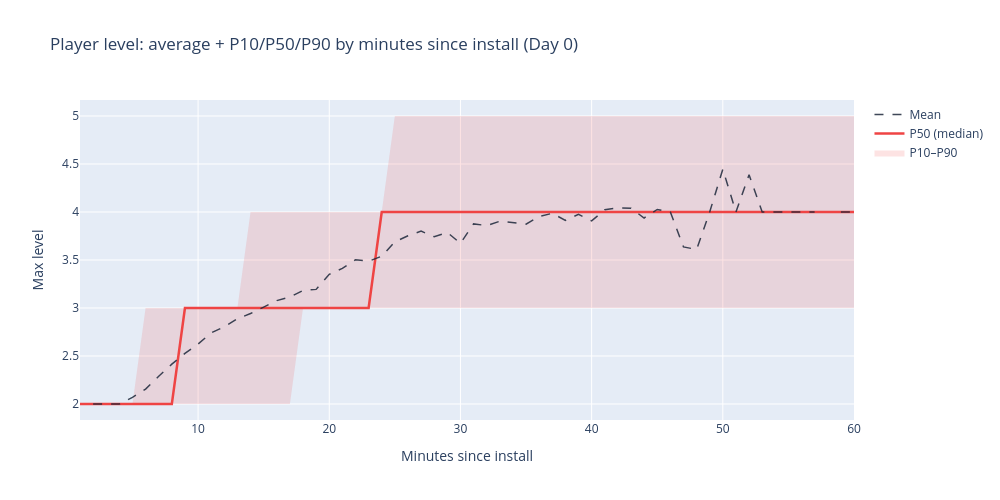

The notebook cell saved with this chart:
### Code cell
# Chart 3 — average + P10/P50/P90 max level band chart by minutes since install (Day 0)
df_minute = minute_level_pcts.merge(
    minute_avg_level_by_minute[['minutes_since_install', 'weighted_avg_max_level']],
    on='minutes_since_install', how='left',
)
df_minute = df_minute[df_minute.minutes_since_install <= 60].sort_values('minutes_since_install')

fig = go.Figure()

fig.add_trace(go.Scatter(
    x=df_minute['minutes_since_install'], y=df_minute['p10'],
    mode='lines', line=dict(width=0), showlegend=False,
    customdata=df_minute[['total_users']],
    hovertemplate='P10: %{y:.0f}<br>n=%{customdata[0]:,} users<extra></extra>',
))
fig.add_trace(go.Scatter(
    x=df_minute['minutes_since_install'], y=df_minute['p90'],
    mode='lines', line=dict(width=0),
    fill='tonexty', fillcolor='rgba(239,68,68,0.15)',
    name='P10–P90',
    customdata=df_minute[['total_users']],
    hovertemplate='P90: %{y:.0f}<br>n=%{customdata[0]:,} users<extra></extra>',
))
fig.add_trace(go.Scatter(
    x=df_minute['minutes_since_install'], y=df_minute['p50'],
    mode='lines', line=dict(width=2.5, color='rgba(239,68,68,1)'),
    name='P50 (median)',
    customdata=df_minute[['total_users']],
    hovertemplate='P50: %{y:.0f}<br>n=%{customdata[0]:,} users<extra></extra>',
))
fig.add_trace(go.Scatter(
    x=df_minute['minutes_since_install'], y=df_minute['weighted_avg_max_level'],
    mode='lines', line=dict(width=1.5, color='rgba(30,41,59,0.85)', dash='dash'),
    name='Mean',
    hovertemplate='Mean: %{y:.2f}<br>Minutes since install: %{x}<extra></extra>',
))

fig.update_layout(
    title='Player level: average + P10/P50/P90 by minutes since install (Day 0)',
    xaxis_title='Minutes since install',
    yaxis_title='Max level',
    width=1000, height=500,
)
fig.show()

### Figure 1 — Plotly figure (JSON) as saved in the notebook; plotly's stock layout.template omitted (floating-point values rounded to 4 significant figures)
{"data": [{"customdata": [[28], [323], [656], [944], [1076], [1299], [1342], [1378], [1495], [1639], [1643], [1714], [1618], [1621], [1528], [1576], [1410], [1420], [1315], [1241], [1216], [1132], [1108], [1016], [947], [892], [873], [801], [708], [667], [672], [621], [557], [557], [501], [467], [381], [397], [341], [316], [318], [290], [282], [283], [281], [244], [237], [224], [193], [176], [183], [206], [192], [158], [158], [137], [165], [119], [141], [135]], "hovertemplate": "P10: %{y:.0f}<br>n=%{customdata[0]:,} users<extra></extra>", "line": {"width": 0}, "mode": "lines", "showlegend": false, "type": "scatter", "x": [1, 2, 3, 4, 5, 6, 7, 8, 9, 10, 11, 12, 13, 14, 15, 16, 17, 18, 19, 20, 21, 22, 23, 24, 25, 26, 27, 28, 29, 30, 31, 32, 33, 34, 35, 36, 37, 38, 39, 40, 41, 42, 43, 44, 45, 46, 47, 48, 49, 50, 51, 52, 53, 54, 55, 56, 57, 58, 59, 60], "y": [2, 2, 2, 2, 2, 2, 2, 2, 2, 2, 2, 2, 2, 2, 2, 2, 2, 3, 3, 3, 3, 3, 3, 3, 3, 3, 3, 3, 3, 3, 3, 3, 3, 3, 3, 3, 3, 3, 3, 3, 3, 3, 3, 3, 3, 3, 3, 3, 3, 3, 3, 3, 3, 3, 3, 3, 3, 3, 3, 3]}, {"customdata": [[28], [323], [656], [944], [1076], [1299], [1342], [1378], [1495], [1639], [1643], [1714], [1618], [1621], [1528], [1576], [1410], [1420], [1315], [1241], [1216], [1132], [1108], [1016], [947], [892], [873], [801], [708], [667], [672], [621], [557], [557], [501], [467], [381], [397], [341], [316], [318], [290], [282], [283], [281], [244], [237], [224], [193], [176], [183], [206], [192], [158], [158], [137], [165], [119], [141], [135]], "fill": "tonexty", "fillcolor": "rgba(239,68,68,0.15)", "hovertemplate": "P90: %{y:.0f}<br>n=%{customdata[0]:,} users<extra></extra>", "line": {"width": 0}, "mode": "lines", "name": "P10–P90", "type": "scatter", "x": [1, 2, 3, 4, 5, 6, 7, 8, 9, 10, 11, 12, 13, 14, 15, 16, 17, 18, 19, 20, 21, 22, 23, 24, 25, 26, 27, 28, 29, 30, 31, 32, 33, 34, 35, 36, 37, 38, 39, 40, 41, 42, 43, 44, 45, 46, 47, 48, 49, 50, 51, 52, 53, 54, 55, 56, 57, 58, 59, 60], "y": [2, 2, 2, 2, 2, 3, 3, 3, 3, 3, 3, 3, 3, 4, 4, 4, 4, 4, 4, 4, 4, 4, 4, 4, 5, 5, 5, 5, 5, 5, 5, 5, 5, 5, 5, 5, 5, 5, 5, 5, 5, 5, 5, 5, 5, 5, 5, 5, 5, 5, 5, 5, 5, 5, 5, 5, 5, 5, 5, 5]}, {"customdata": [[28], [323], [656], [944], [1076], [1299], [1342], [1378], [1495], [1639], [1643], [1714], [1618], [1621], [1528], [1576], [1410], [1420], [1315], [1241], [1216], [1132], [1108], [1016], [947], [892], [873], [801], [708], [667], [672], [621], [557], [557], [501], [467], [381], [397], [341], [316], [318], [290], [282], [283], [281], [244], [237], [224], [193], [176], [183], [206], [192], [158], [158], [137], [165], [119], [141], [135]], "hovertemplate": "P50: %{y:.0f}<br>n=%{customdata[0]:,} users<extra></extra>", "line": {"color": "rgba(239,68,68,1)", "width": 2.5}, "mode": "lines", "name": "P50 (median)", "type": "scatter", "x": [1, 2, 3, 4, 5, 6, 7, 8, 9, 10, 11, 12, 13, 14, 15, 16, 17, 18, 19, 20, 21, 22, 23, 24, 25, 26, 27, 28, 29, 30, 31, 32, 33, 34, 35, 36, 37, 38, 39, 40, 41, 42, 43, 44, 45, 46, 47, 48, 49, 50, 51, 52, 53, 54, 55, 56, 57, 58, 59, 60], "y": [2, 2, 2, 2, 2, 2, 2, 2, 3, 3, 3, 3, 3, 3, 3, 3, 3, 3, 3, 3, 3, 3, 3, 4, 4, 4, 4, 4, 4, 4, 4, 4, 4, 4, 4, 4, 4, 4, 4, 4, 4, 4, 4, 4, 4, 4, 4, 4, 4, 4, 4, 4, 4, 4, 4, 4, 4, 4, 4, 4]}, {"hovertemplate": "Mean: %{y:.2f}<br>Minutes since install: %{x}<extra></extra>", "line": {"color": "rgba(30,41,59,0.85)", "dash": "dash", "width": 1.5}, "mode": "lines", "name": "Mean", "type": "scatter", "x": [1, 2, 3, 4, 5, 6, 7, 8, 9, 10, 11, 12, 13, 14, 15, 16, 17, 18, 19, 20, 21, 22, 23, 24, 25, 26, 27, 28, 29, 30, 31, 32, 33, 34, 35, 36, 37, 38, 39, 40, 41, 42, 43, 44, 45, 46, 47, 48, 49, 50, 51, 52, 53, 54, 55, 56, 57, 58, 59, 60], "y": [NaN, 2.0, 2.0, 2.0, 2.07, 2.156, 2.288, 2.415, 2.526, 2.625, 2.741, 2.804, 2.888, 2.942, 3.01, 3.077, 3.115, 3.182, 3.194, 3.351, 3.413, 3.502, 3.487, 3.539, 3.689, 3.753, 3.801, 3.742, 3.787, 3.674, 3.876, 3.859, 3.903, 3.89, 3.874, 3.954, 3.986, 3.913, 3.975, 3.908, 4.024, 4.042, 4.039, 3.938, 4.027, 4.0, 3.637, 3.609, 4.0, 4.445, 4.0, 4.387, 4.0, 4.0, 4.0, 4.0, 4.0, NaN, 4.0, 4.0]}], "layout": {"height": 500, "title": {"text": "Player level: average + P10/P50/P90 by minutes since install (Day 0)"}, "width": 1000, "xaxis": {"title": {"text": "Minutes since install"}}, "yaxis": {"title": {"text": "Max level"}}}}
